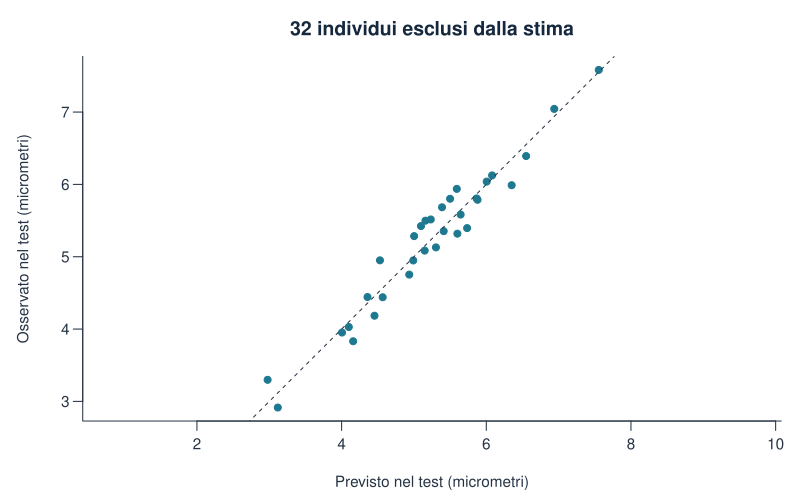

Write the R code that produced this figure.
f <- carica_dati("fossili_simulati.csv"); s <- prepara_fossili(f)
tr <- s$train; te <- s$test
mod <- lm(diametro_int_um~diametro_tot_um,data=tr)
prev <- as.numeric(predict(mod,newdata=te))
stile_grafico()
lim <- range(prev,te$diametro_int_um)
plot(prev,te$diametro_int_um,pch=19,col=palette_geo[1],xlim=lim,ylim=lim,asp=1,
  xlab="Previsto nel test (micrometri)",ylab="Osservato nel test (micrometri)",
  main="32 individui esclusi dalla stima")
abline(0,1,lty=2)
